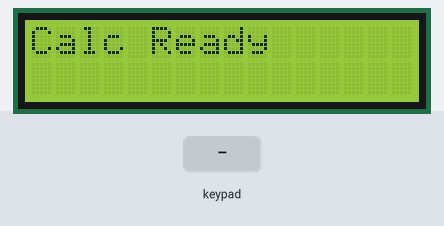
This sketch was run on a simulated Arduino Mega 2560, built with avr-gcc and run on an emulated ATmega2560. Shown: 16×2 character LCD. The inputs (shaded band) are chosen by the test bench.

Above: at 0.1 s.
3.3 s: keypad keys 9 8 7 6 # pressed 0.4 s apart
At 5.9 s:
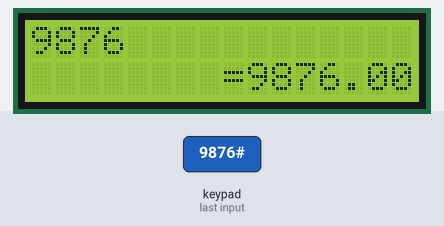
7.9 s: key 'A' pressed
At 8.2 s:
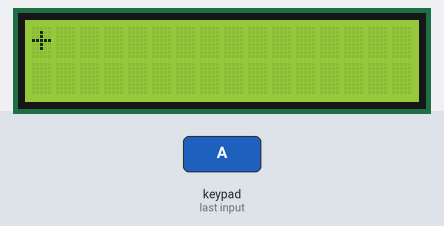
9.4 s: key 'C' pressed
At 10.5 s:
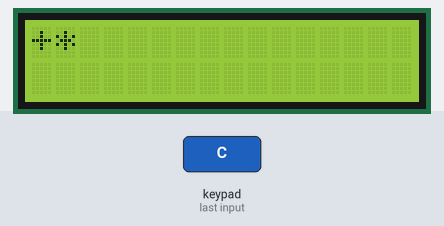
10.9 s: keypad keys 9 8 7 6 A pressed 0.4 s apart
At 12.8 s:
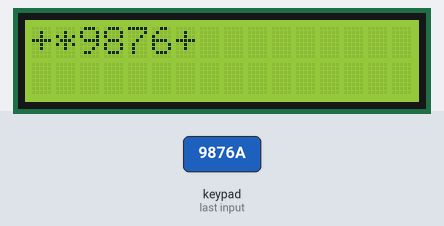
14.4 s: key '#' pressed
At 15.6 s:
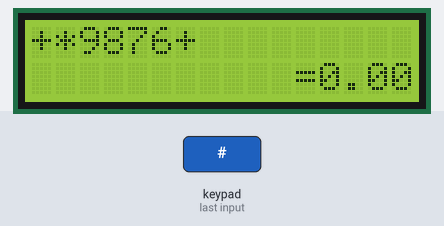
17.4 s: keypad keys 9 8 7 6 D pressed 0.4 s apart
At 20.0 s:
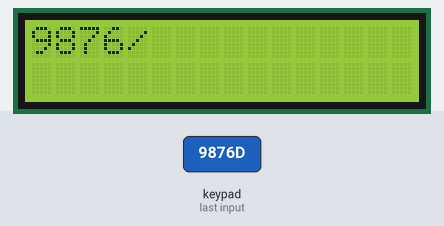
Timing chart, 0 to 21.5 s (numbered marks = the images above; inputs shaded):
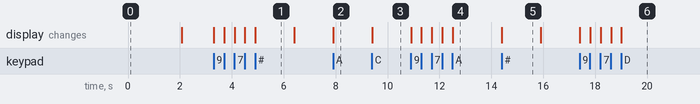

Measured:
- after the input at 3.3 s, the display: first changes at once (image 1 shows a later state)
- after the input at 7.9 s, the display: changes at once (image 2)
- after the input at 9.4 s, the display: changes at once (image 3)
- after the input at 10.9 s, the display: first changes at once (image 4 shows a later state)
- after the input at 14.4 s, the display: changes at once (image 5)
- after the input at 17.4 s, the display: first changes at once (image 6 shows a later state)
- what the display in image 1 shows lasts 1.5 s, from 4.9 s to 6.4 s

The sketch:

ardunio_clalcultor.ino
```cpp
#include <Keypad.h>
#include <LiquidCrystal.h>

// Initialize the LCD (using 8-bit mode; 16x2 display)
LiquidCrystal lcd(22, 23, 24, 25, 26, 27, 28, 29, 30, 31);

// Define keypad configuration (4x4 matrix)
// Physical layout:
//  +-----+-----+-----+-----+
//  |  1  |  2  |  3  |  A  |
//  +-----+-----+-----+-----+
//  |  4  |  5  |  6  |  B  |
//  +-----+-----+-----+-----+
//  |  7  |  8  |  9  |  C  |
//  +-----+-----+-----+-----+
//  |  *  |  0  |  #  |  D  |
//  +-----+-----+-----+-----+
//
// Logical mapping in the code:
// • Numeric keys (0–9) build the expression.
// • Keys A, B, C, D serve as operators and are displayed as:
//     A → +, B → –, C → *, D → /
// • '#' is the Enter key which evaluates the expression.
// • '*' always acts as a backspace to delete the last character.

const byte ROWS = 4;
const byte COLS = 4;
char keys[ROWS][COLS] = {
  { '1', '2', '3', 'A' },
  { '4', '5', '6', 'B' },
  { '7', '8', '9', 'C' },
  { '*', '0', '#', 'D' }
};

byte rowPins[ROWS] = { 9, 8, 7, 6 };
byte colPins[COLS] = { 5, 4, 3, 2 };

Keypad keypad = Keypad(makeKeymap(keys), rowPins, colPins, ROWS, COLS);

// Two strings are used:
// • inputCalc holds the raw input (operators stored as letters: A, B, C, D)
// • inputDisplay holds the string shown on the LCD (with A–D converted to +, -, *, /)
String inputCalc = "";
String inputDisplay = "";

void setup() {
  lcd.begin(16, 2);         // Initialize the 16x2 LCD
  lcd.print("Calc Ready");
  delay(2000);
  lcd.clear();
}

void loop() {
  char key = keypad.getKey();

  if (key) {
    // When Enter ('#') is pressed, evaluate the expression.
    if (key == '#') {
      if (inputCalc.length() > 0) {
        float result = evaluateExpression(inputCalc);
        String resStr = String(result);  // convert result to string for alignment
        int resTotalWidth = resStr.length() + 1;  // answer width plus one equals sign

        // Determine maximum number of characters allowed for the expression on row0.
        int maxExpLen = 16;  // we use full row for expression
        String dispExp = inputDisplay;
        if (dispExp.length() > maxExpLen) {
          dispExp = dispExp.substring(dispExp.length() - maxExpLen);
        }

        // Clear and print final screen.
        lcd.clear();
        // Row 0 shows the typed (trimmed) expression.
        lcd.setCursor(0, 0);
        lcd.print(dispExp);
        // Row 1: print the answer right aligned.
        // Calculate the starting column so that total width (equals sign + answer string) fits to the right.
        int answerStartColumn = 16 - resTotalWidth;
        lcd.setCursor(answerStartColumn, 1);
        lcd.print("=");
        lcd.print(resStr);

        delay(1500);  // Hold the display for 1.5 seconds

        // Clear all input for the next calculation.
        inputCalc = "";
        inputDisplay = "";
        lcd.clear();
      }
    }
    // Clear/backspace key '*' always deletes one character.
    else if (key == '*') {
      if (inputCalc.length() > 0) {
        inputCalc.remove(inputCalc.length() - 1);
        inputDisplay.remove(inputDisplay.length() - 1);
      }
      lcd.clear();
      lcd.setCursor(0, 0);
      if (inputDisplay.length() <= 16) {
        lcd.print(inputDisplay);
      } else {
        lcd.print(inputDisplay.substring(inputDisplay.length() - 16));
      }
    }
    // For any other key: append it to the expression.
    else {
      // For operator keys (A, B, C, D), add their raw value to inputCalc
      // and append the corresponding operator symbol to inputDisplay.
      if (key == 'A' || key == 'B' || key == 'C' || key == 'D') {
        inputCalc += key;
        char opSymbol = convertOperator(key);  // e.g., A becomes '+'
        inputDisplay += opSymbol;
      }
      // For numeric keys (and the decimal point, if desired)
      else {
        inputCalc += key;
        inputDisplay += key;
      }

      lcd.clear();
      lcd.setCursor(0, 0);
      if (inputDisplay.length() <= 16) {
        lcd.print(inputDisplay);
      } else {
        lcd.print(inputDisplay.substring(inputDisplay.length() - 16));
      }
    }
  }
}

//--------------------------------------------------
// evaluateExpression()
// Parses the arithmetic expression (with operators as A, B, C, D)
// stored in inputCalc and returns the calculated result as a float.
float evaluateExpression(String expr) {
  float result = 0;
  char operatorSymbol = '\0';
  String currentNumber = "";

  for (int i = 0; i < expr.length(); i++) {
    char c = expr.charAt(i);
    if (isDigit(c) || c == '.') {
      currentNumber += c;
    }
    else if (c == 'A' || c == 'B' || c == 'C' || c == 'D') {
      if (currentNumber != "") {
        if (operatorSymbol == '\0') {
          result = currentNumber.toFloat();
        } else {
          result = calculate(result, currentNumber.toFloat(), operatorSymbol);
        }
      }
      operatorSymbol = convertOperator(c);
      currentNumber = "";
    }
  }

  if (currentNumber != "") {
    result = calculate(result, currentNumber.toFloat(), operatorSymbol);
  }

  return result;
}

//--------------------------------------------------
// convertOperator()
// Maps the operator keys (A, B, C, D) to their corresponding mathematical symbols.
char convertOperator(char op) {
  switch (op) {
    case 'A': return '+';
    case 'B': return '-';
    case 'C': return '*';  // Alternatively, you could use '×'
    case 'D': return '/';  // Alternatively, you might use '÷'
    default:  return op;
  }
}

//--------------------------------------------------
// calculate()
// Performs arithmetic on num1 and num2 using the provided operator.
float calculate(float num1, float num2, char op) {
  switch (op) {
    case '+': return num1 + num2;
    case '-': return num1 - num2;
    case '*': return num1 * num2;
    case '/': return (num2 != 0 ? num1 / num2 : 0);  // Avoid division by zero.
    default:  return num2;
  }
}
```
